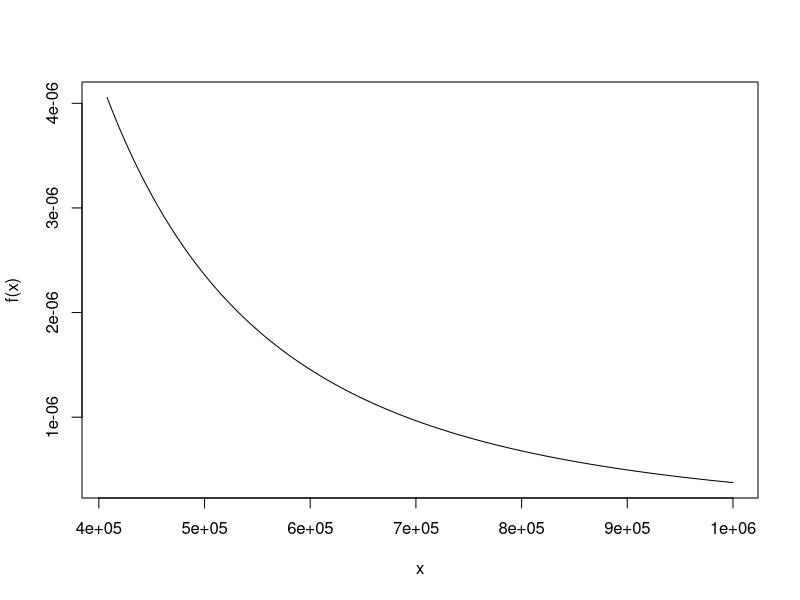
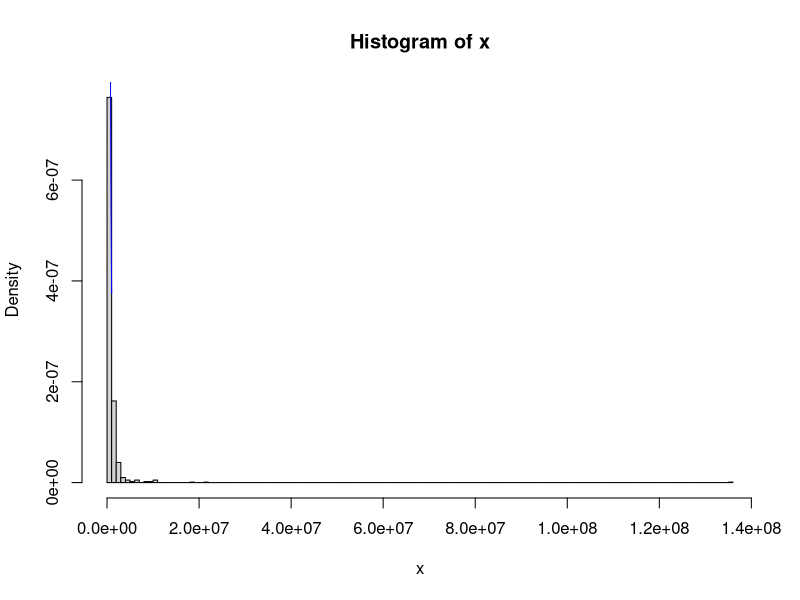
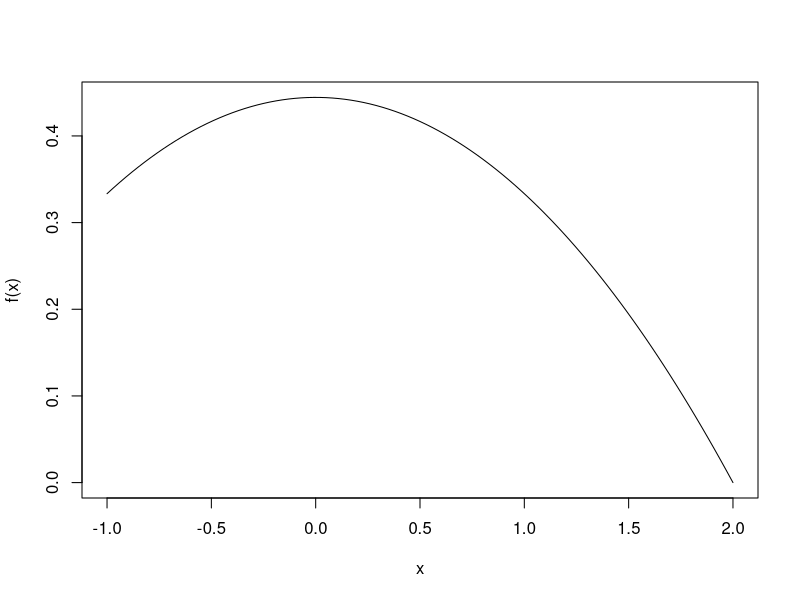
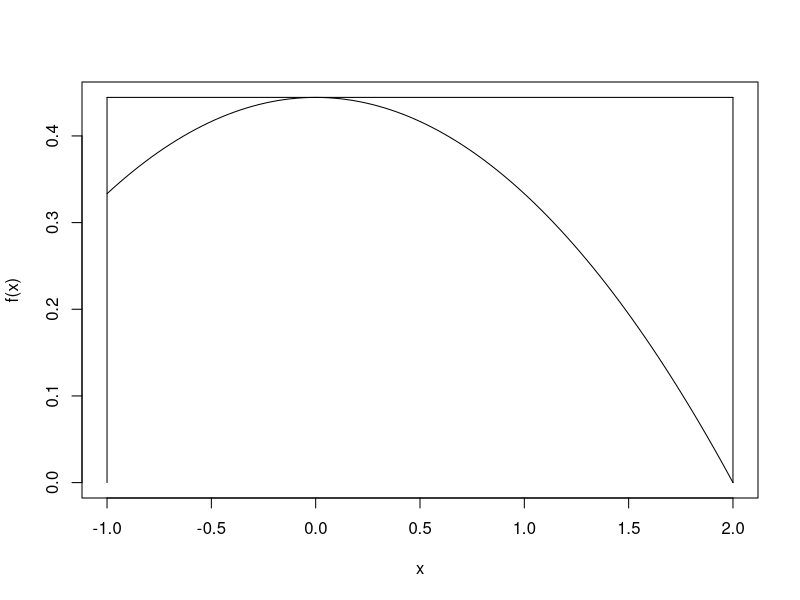
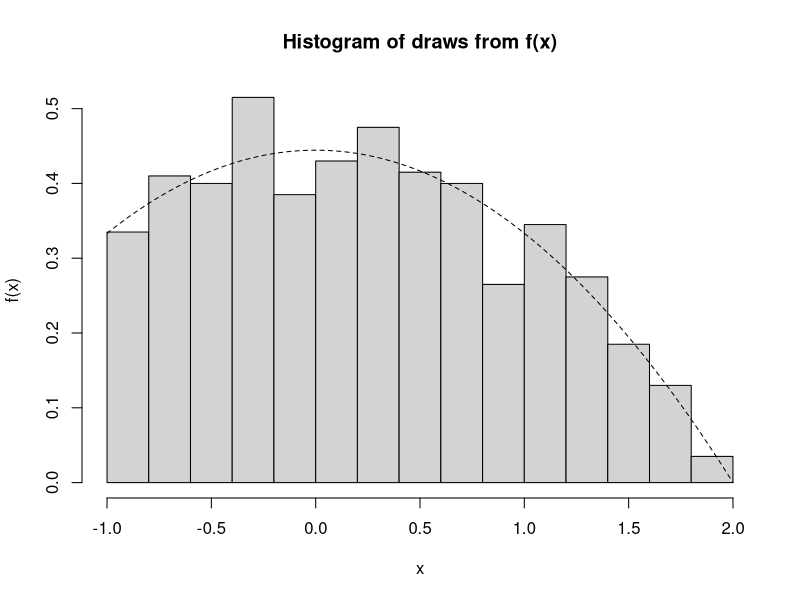
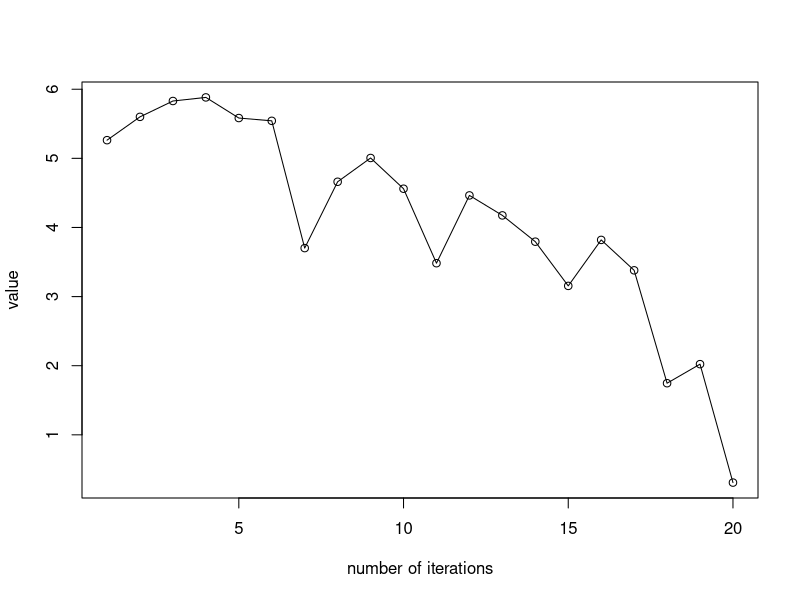
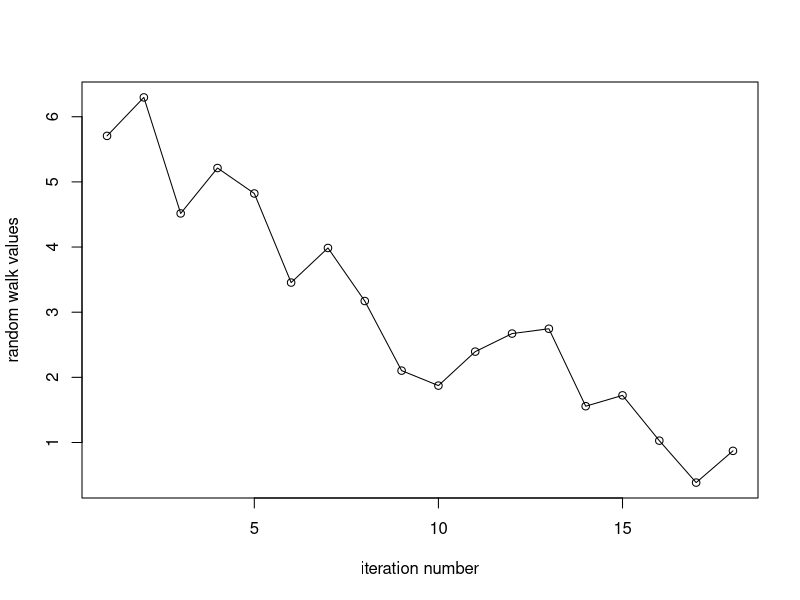
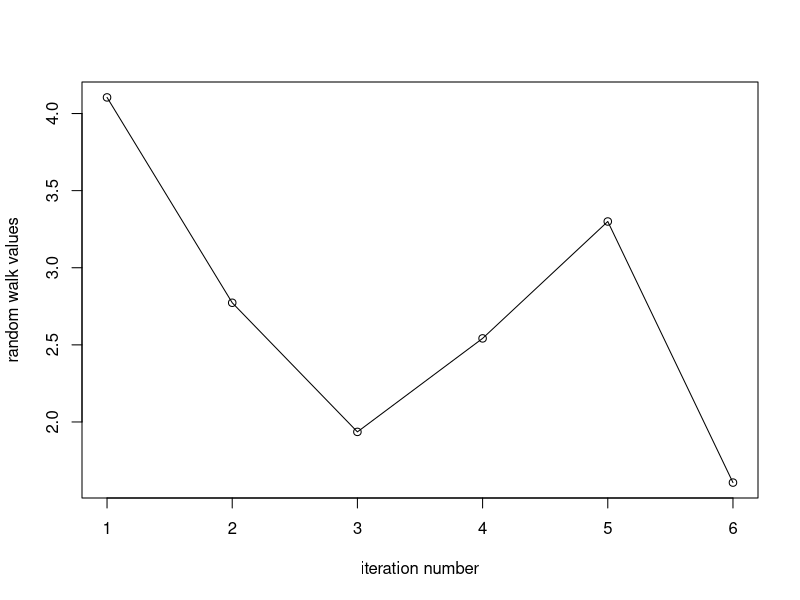

Generate these figures, in order, with R:
## ---- chunk 1
#1.
g1<-function(x,xmin=407760,a=2.654){
  value<-(a-1)/xmin*(x/xmin)^(-a)
  return(value)
}
curve(g1,from=407760,to=1000000,xlab="x",ylab = "f(x)")
## ---- chunk 2
#2.
upper.income<-function(x,xmin=407760,a=2.654){
value1<-xmin*(1-x)^(1/(-a+1))
  return(value1)
}
upper.income(0.5)

## ---- chunk 3
#3.
n<- 1000
u<-runif(n,0,1)
xmin=407760
a=2.654
F.inverse <- function(u,xmin,a) {return(xmin*(1-u)^(1/(-a+1)))}
x<- F.inverse(u,xmin,a)
hist(x,breaks=100, prob = TRUE) # histogram
y<-seq(407760,1000000)
lines(y, (a-1)/xmin*(y/xmin)^(-a),col="blue") # density curve f(x)

## ---- chunk 4
#4.
median(x)
# the median income in the simulated set is quite close to 620020.2

## ---- chunk 5
#5.
g3<-function(x){
  value3<-1/9*(4-x^2)
  return(value3)
}
curve(g3,from=-1,to=2,xlab="x",ylab = "f(x)")
## ---- chunk 6
#6.
f <- function(x) {
return(ifelse((x < -1 | x > 2), 0, 1/9*(4-x^2)))}
f.max<-4/9
e <- function(x) {
return(ifelse((x < -1 | x > 2), Inf, f.max))}
x <- seq(-1, 2, length = 100)
plot(x, f(x), type="l", ylab="f(x)")
lines(c(-1, -1), c(0, e(-1)), lty = 1)
lines(c(2, 2), c(0, e(2)), lty = 1)
lines(x, e(x), lty = 1)
## ---- chunk 7
#7.
n.samps <- 1000  
n <- 0  
samps <- numeric(n.samps) 
while (n < n.samps) {
y<-runif(1,-1,2)
u<-runif(1)
if(u<f(y)/e(y)){
  n<-n+1
  samps[n]<-y}
}


## ---- chunk 8
#8.
x <- seq(-1, 2, length = 100)
hist(samps, prob = T, ylab = "f(x)", xlab = "x", main = "Histogram of draws from f(x)")
lines(x, f(x), lty = 2)
## ---- chunk 9
#9.
x=5
c=1
x.vals = NULL
while(x>0) {
  r<-runif(1,-2,1)
  x= x + r
  if(x>0)
  x.vals[c] <- x 
  c  <- c + 1
}
x.vals
## ---- chunk 10
#10.
plot(x.vals,type="o",ylab = "value",xlab = "number of iterations")

## ---- chunk 11
#11.
random.walk<-function(x.start,plot.walk){
x<-x.start
c=1
x.vals<-c(0)
while(x>0) {
r<-runif(1,-2,1)
x= x + r
 if(x>0)
x.vals[c] <- x 
c  <- c + 1
}
num.steps<-c-1
result<-list(x.vals,num.steps)
names(result)<-c("x.vals","num.steps")
if(plot.walk==TRUE) 
{plot(x.vals,type="o",ylab = "random walk values", xlab = "iteration number")
  return(result)}
else
  {return(result)}
 }
  random.walk(5,TRUE)
  random.walk(5,TRUE)
  random.walk(10,FALSE)
  random.walk(10,FALSE)
  
## ---- chunk 12
#12.
n<-10000
samplesize <-rep(NA, n)
for(i in 1:n){
  samplesize[i] <-random.walk(5,FALSE)$num.steps
}
vector_sample<-samplesize
mean(vector_sample)
## ---- chunk 13
#13.
random.walk<-function(x.start,plot.walk,seed){
 set.seed(seed)
x<-x.start
c=1
x.vals<-c(0)
while(x>0) {
r<-runif(1,-2,1)
x= x + r
 if(x>0)
x.vals[c] <- x 
c  <- c + 1
}
num.steps<-c-1
result<-list(x.vals,num.steps)
names(result)<-c("x.vals","num.steps")
if(plot.walk==TRUE) 
{plot(x.vals,type="o",ylab = "random walk values", xlab = "iteration number")
  return(result)}
else
  {return(result)}
}
random.walk(5,FALSE,NULL)
random.walk(5,FALSE,NULL)
random.walk(5,FALSE,33)
random.walk(5,FALSE,33)
